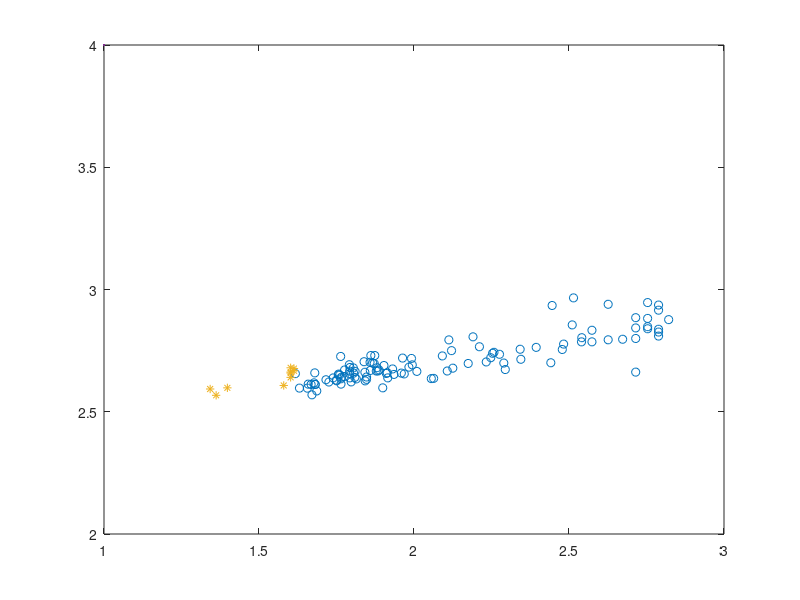

MATLAB code for this plot: (Note: this script raises an error after producing the figure.)
nacidos_edad = load('nacidos_edad.txt');
nacidos_RRprom = load('nacidos_RRprom.txt');
nacidos_STD = load('nacidos_STD.txt');

noNatos_semana = load('noNatos_semana.txt');
noNatos_RRprom = load('noNatos_RRprom.txt');
noNatos_STD = load('noNatos_STD.txt');

% save("STDfittedmodel.mat","STDfittedmodel","-mat")
% save("STDgoodness.mat","STDgoodness","-mat")
% save("STDoutput.mat","STDoutput","-mat")

figure,plot(log10(nacidos_edad),log10(nacidos_RRprom), 'o', LineWidth=4)
hold on
plot(log10(noNatos_semana),log10(noNatos_RRprom), '*', LineWidth=4)
plot(fittedmodel, "predobs", 0.9)

ylabel('$SD$',Interpreter='latex');
xlabel('$Age$',Interpreter='latex');
set(gca, 'FontSize', 42);
set(gca, 'LineWidth', 4);
%xlim([0 0.8])